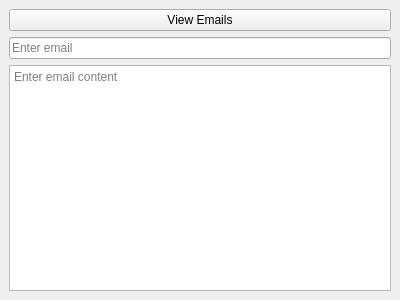
<?xml version="1.0" encoding="UTF-8"?>
<ui version="4.0">
 <class>MainWindow</class>
 <widget class="QMainWindow" name="MainWindow">
  <property name="geometry">
   <rect>
    <x>0</x>
    <y>0</y>
    <width>400</width>
    <height>300</height>
   </rect>
  </property>
  <widget class="QWidget" name="centralwidget">
   <layout class="QVBoxLayout" name="verticalLayout">
    <item>
     <widget class="QPushButton" name="viewEmailsButton">
      <property name="text">
       <string>View Emails</string>
      </property>
     </widget>
    </item>
    <item>
     <widget class="QLineEdit" name="emailLineEdit">
      <property name="placeholderText">
       <string>Enter email</string>
      </property>
     </widget>
    </item>
    <item>
     <widget class="QTextEdit" name="contentTextEdit">
      <property name="placeholderText">
       <string>Enter email content</string>
      </property>
     </widget>
    </item>
   </layout>
  </widget>
  <action name="actionExit">
   <property name="text">
    <string>Exit</string>
   </property>
  </action>
 </widget>
 <resources/>
 <connections/>
</ui>
